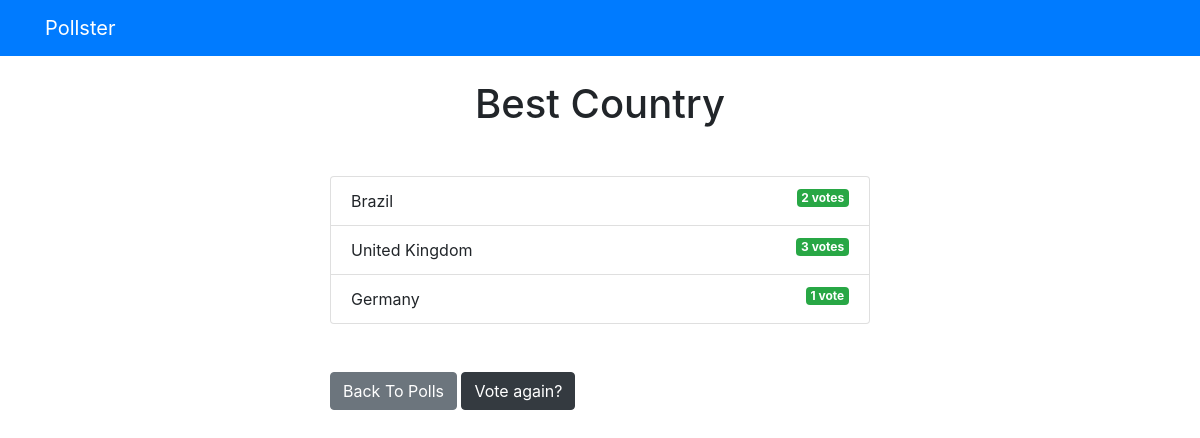
The page /polls/2/results/ on the database as committed earlier.
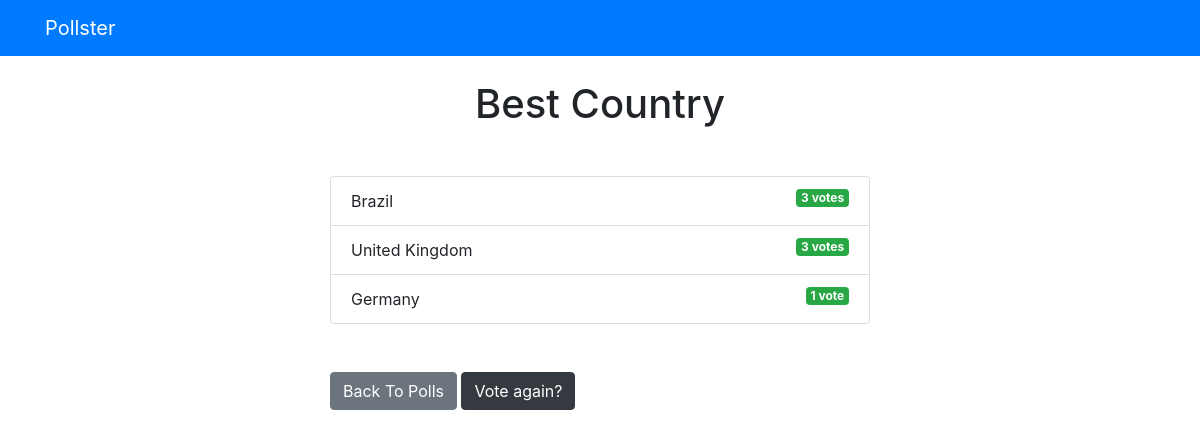
The same page on the database as committed later.
### polls/models.py (models this page shows, shortened)
class Question(models.Model):
    question_text = models.CharField(max_length=200)
    pub_date = models.DateTimeField('date published')

class Choice(models.Model):
    question = models.ForeignKey(Question, on_delete=models.CASCADE)
    choice_text = models.CharField(max_length=200)
    votes = models.IntegerField(default=0)

### polls/views.py (the view)
# urls.py: path('<int:question_id>/results/', views.results, name='results'),
def results(request, question_id):
  question = get_object_or_404(Question, pk=question_id)
  return render(request, 'polls/results.html', { 'question': question })

### templates/polls/results.html (shortened to what this page needs)
{% extends 'base.html' %}
{% block content %}
<h1 class="mb-5 text-center">{{ question.question_text }}</h1>
<ul class="list-group mb-5">
	{% for choice in question.choice_set.all %}
	<li class="list-group-item">
		{{ choice.choice_text }}  <span class="badge badge-success float-right">{{ choice.votes }} vote{{ choice.votes | pluralize }}</span>
	</li>
	{% endfor %}
</ul>
<a class="btn btn-secondary" href="{% url 'polls:index' %}">Back To Polls</a>
<a class="btn btn-dark" href="{% url 'polls:detail' question.id %}">Vote again?</a>
{% endblock %}

### templates/base.html (shortened to what this page needs)
<!DOCTYPE html>
<html lang="en">
  <head>
    <link
      rel="stylesheet"
      href="https://stackpath.bootstrapcdn.com/bootstrap/4.3.1/css/bootstrap.min.css"
    />
  </head>
  <body>
    {% include 'partials/_navbar.html' %}
    <div class="container">
      <div class="row">
        <div class="col-md-6 m-auto">
          {% block content %}{% endblock %}
        </div>
      </div>
    </div>
  </body>
</html>

### templates/partials/_navbar.html
<nav class="navbar navbar-dark bg-primary mb-4">
	<div class="container">
		<a class="navbar-brand" href="/">Pollster</a>
	</div>
</nav>

Rows that differ between the two databases and show on the page:
changed Choice "Brazil": votes "2" → "3"
